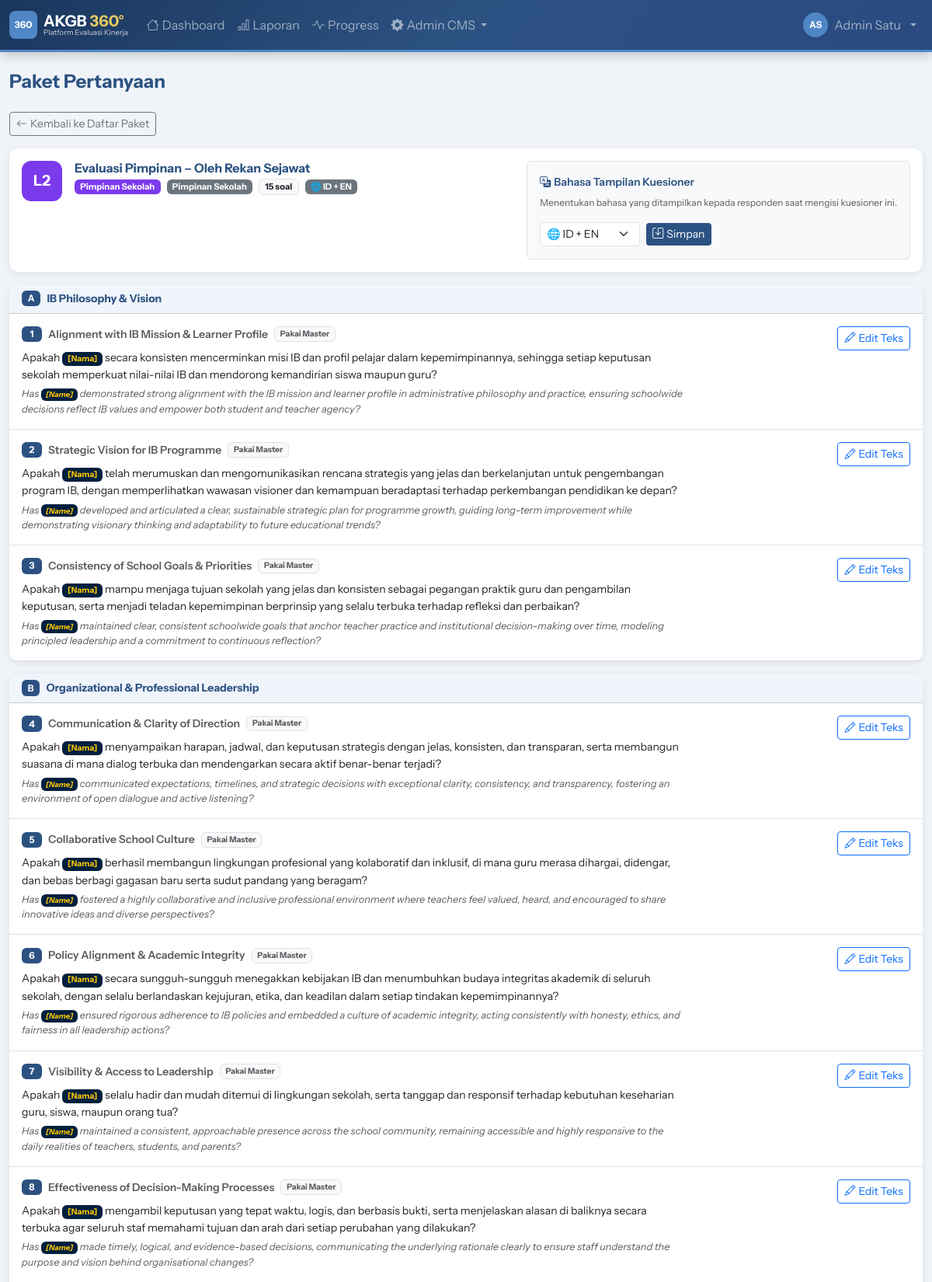
Page /demo/admin/questions_packages.php?pkg=2&et=leader (signed in, upper part) on the committed database.
### tables this page shows
CREATE TABLE `packages` (
  `id` int NOT NULL AUTO_INCREMENT,
  `code` varchar(20) NOT NULL,
  `name` varchar(200) NOT NULL,
  `eval_type_id` int NOT NULL,
  `period_id` int DEFAULT NULL COMMENT 'NULL = template global, ada nilai = terikat periode',
  `respondent_type` varchar(50) NOT NULL,
  `description` text,
  `is_self_reflection` tinyint(1) DEFAULT '0',
  `question_lang` enum('both','id','en') NOT NULL DEFAULT 'both',
  PRIMARY KEY (`id`),
  KEY `eval_type_id` (`eval_type_id`),
  KEY `period_id` (`period_id`),
  CONSTRAINT `packages_ibfk_1` FOREIGN KEY (`eval_type_id`) REFERENCES `eval_types` (`id`),
  CONSTRAINT `packages_ibfk_2` FOREIGN KEY (`period_id`) REFERENCES `eval_periods` (`id`) ON DELETE SET NULL
);

CREATE TABLE `eval_types` (
  `id` int NOT NULL AUTO_INCREMENT,
  `code` varchar(20) NOT NULL,
  `name` varchar(100) NOT NULL,
  PRIMARY KEY (`id`),
  UNIQUE KEY `code` (`code`)
);

CREATE TABLE `package_questions` (
  `id` int NOT NULL AUTO_INCREMENT,
  `package_id` int NOT NULL,
  `question_id` int NOT NULL,
  `question_id_text_override` text COMMENT 'Override teks ID untuk paket ini (NULL = pakai master)',
  `question_en_text_override` text COMMENT 'Override teks EN untuk paket ini (NULL = pakai master)',
  `order_num` int DEFAULT '0',
  PRIMARY KEY (`id`),
  KEY `package_id` (`package_id`),
  KEY `question_id` (`question_id`),
  CONSTRAINT `package_questions_ibfk_1` FOREIGN KEY (`package_id`) REFERENCES `packages` (`id`) ON DELETE CASCADE,
  CONSTRAINT `package_questions_ibfk_2` FOREIGN KEY (`question_id`) REFERENCES `questions` (`id`)
);

CREATE TABLE `standards` (
  `id` int NOT NULL AUTO_INCREMENT,
  `domain_id` int NOT NULL,
  `name` varchar(250) NOT NULL,
  `description` text,
  `extended_description` text,
  `elaboration_id` text,
  `elaboration_en` text,
  `order_num` int DEFAULT '0',
  PRIMARY KEY (`id`),
  KEY `domain_id` (`domain_id`),
  CONSTRAINT `standards_ibfk_1` FOREIGN KEY (`domain_id`) REFERENCES `domains` (`id`)
);

CREATE TABLE `questions` (
  `id` int NOT NULL AUTO_INCREMENT,
  `standard_id` int NOT NULL,
  `question_id_text` text NOT NULL,
  `question_en_text` text NOT NULL,
  PRIMARY KEY (`id`),
  KEY `standard_id` (`standard_id`),
  CONSTRAINT `questions_ibfk_1` FOREIGN KEY (`standard_id`) REFERENCES `standards` (`id`)
);

### public_html/demo/includes/db.php (called while the page is built, shortened)
<?php
class Database {
    private static ?PDO $instance = null;
    public static function getInstance(): PDO {
        if (self::$instance === null) {
            $dsn = "mysql:host=" . DB_HOST . ";dbname=" . DB_NAME . ";charset=" . DB_CHARSET;
            $options = [
                PDO::ATTR_ERRMODE            => PDO::ERRMODE_EXCEPTION,
                PDO::ATTR_DEFAULT_FETCH_MODE => PDO::FETCH_ASSOC,
                PDO::ATTR_EMULATE_PREPARES   => false,
            ];
            try {
                self::$instance = new PDO($dsn, DB_USER, DB_PASS, $options);
            } catch (PDOException $e) {
                die(json_encode(['error' => 'Database connection failed: ' . $e->getMessage()]));
            }
        }
        return self::$instance;
    }
    public static function query(string $sql, array $params = []): PDOStatement {
        $stmt = self::getInstance()->prepare($sql);
        $stmt->execute($params);
        return $stmt;
    }
    public static function fetchAll(string $sql, array $params = []): array {
        return self::query($sql, $params)->fetchAll();
    }
    public static function fetchOne(string $sql, array $params = []): ?array {
        $row = self::query($sql, $params)->fetch();
        return $row ?: null;
    }
}

### public_html/demo/includes/functions.php (called while the page is built, shortened)
<?php
function h(string $s = ''): string {
    return htmlspecialchars($s, ENT_QUOTES, 'UTF-8');
}

### public_html/demo/admin/questions_packages.php (the view, shortened to what this page needs)
<?php
require_once __DIR__ . '/../includes/db.php';
require_once __DIR__ . '/../includes/functions.php';
require_once __DIR__ . '/../includes/layout.php';
$viewPkg  = (int)($_GET['pkg'] ?? 0);
$filterEt = $_GET['et'] ?? '';
$pkgDetail    = null;
$pkgQuestions = [];
if ($viewPkg) {
    $pkgDetail = Database::fetchOne("
        SELECT p.*, et.name as et_name, pw.weight
        FROM packages p
        JOIN eval_types et ON et.id = p.eval_type_id
        LEFT JOIN package_weights pw ON pw.package_id = p.id
        WHERE p.id = ?
    ", [$viewPkg]);
    if ($pkgDetail) {
        $rows = Database::fetchAll("
            SELECT
                pq.id as pq_id, pq.order_num,
                pq.question_id_text_override,
                pq.question_en_text_override,
                q.id as q_id,
                q.question_id_text as master_id,
                q.question_en_text as master_en,
                s.id as s_id, s.name as s_name,
                d.name as d_name, d.code as d_code
            FROM package_questions pq
            JOIN questions q ON pq.question_id = q.id
            JOIN standards s ON q.standard_id = s.id
            JOIN domains d ON s.domain_id = d.id
            WHERE pq.package_id = ?
            ORDER BY pq.order_num
        ", [$viewPkg]);
        $byDomain = [];
        foreach ($rows as $r) {
            $byDomain[$r['d_code']]['name']  = $r['d_name'];
            $byDomain[$r['d_code']]['code']  = $r['d_code'];
            $byDomain[$r['d_code']]['items'][] = $r;
        }
        $pkgQuestions = $byDomain;
    }
}
$respColors = [
    'atasan'        => ['bg'=>'#1040B0','label'=>'Yayasan (YPKBI/YPKTB)'],
    'leader'        => ['bg'=>'#7c3aed','label'=>'Pimpinan Sekolah'],
    'peer'          => ['bg'=>'#6f42c1','label'=>'Rekan Sejawat'],
    'guru'          => ['bg'=>'#0891b2','label'=>'Guru'],
    'ortu'          => ['bg'=>'#d97706','label'=>'Komite Orang Tua'],
    'siswa'         => ['bg'=>'#16a34a','label'=>'OSIS / Siswa'],
    'student_class' => ['bg'=>'#0d9488','label'=>'Murid yang Diajar'],
    'self'          => ['bg'=>'#64748b','label'=>'Self Evaluation'],
];
$langOptions = [
    'both' => ['icon' => '🌐', 'label' => 'ID + EN',    'badge' => 'bg-secondary'],
    'id'   => ['icon' => '🇮🇩', 'label' => 'Indonesia', 'badge' => 'bg-primary'],
    'en'   => ['icon' => '🇬🇧', 'label' => 'English',   'badge' => 'bg-info text-dark'],
];
if ($viewPkg && $pkgDetail):
    $rc          = $respColors[$pkgDetail['respondent_type']] ?? ['bg'=>'#888','label'=>$pkgDetail['respondent_type']];
    $currentLang = $pkgDetail['question_lang'] ?? 'both';
    $lo          = $langOptions[$currentLang] ?? $langOptions['both'];
    $totalSoal   = array_sum(array_map(fn($d) => count($d['items']), $pkgQuestions));
?>
<div class="mb-3">
  <a href="<?= APP_URL ?>/admin/questions_packages.php?et=<?= urlencode($filterEt) ?>"
     class="btn btn-sm btn-outline-secondary">
    <i class="bi bi-arrow-left me-1"></i>Kembali ke Daftar Paket
  </a>
</div>
<div class="card mb-3">
  <div class="card-body py-3">
    <div class="d-flex align-items-start gap-3 flex-wrap">
      <div style="width:52px;height:52px;border-radius:12px;background:<?= $rc['bg'] ?>;display:flex;align-items:center;justify-content:center;color:white;font-size:1.2rem;font-weight:700;flex-shrink:0">
        <?= strtoupper(substr($pkgDetail['code'],0,2)) ?>
      </div>
      <div class="flex-grow-1">
        <h6 class="fw-bold text-navy mb-1"><?= h($pkgDetail['name']) ?></h6>
        <div class="d-flex gap-2 flex-wrap align-items-center">
          <span class="badge" style="background:<?= $rc['bg'] ?>;font-size:.7rem"><?= $rc['label'] ?></span>
          <span class="badge bg-secondary" style="font-size:.7rem"><?= $pkgDetail['et_name'] ?></span>
          <span class="badge bg-light text-dark border" style="font-size:.7rem">
            <?= $totalSoal ?> soal
          </span>
          <span class="badge <?= $lo['badge'] ?>" style="font-size:.7rem">
            <?= $lo['icon'] ?> <?= $lo['label'] ?>
          </span>
        </div>
      </div>
      <div class="border rounded p-3 bg-light" style="min-width:280px">
        <p class="small fw-semibold text-navy mb-2">
          <i class="bi bi-translate me-1"></i>Bahasa Tampilan Kuesioner
        </p>
        <p class="text-muted" style="font-size:.75rem;line-height:1.4">
          Menentukan bahasa yang ditampilkan kepada responden saat mengisi kuesioner ini.
        </p>
        <form method="POST" class="d-flex align-items-center gap-2 mt-2">
          <select name="question_lang" class="form-select form-select-sm" style="width:auto">
            <?php foreach ($langOptions as $val => $opt): ?>
            <option value="<?= $val ?>" <?= $currentLang === $val ? 'selected' : '' ?>>
              <?= $opt['icon'] ?> <?= $opt['label'] ?>
            </option>
            <?php endforeach; ?>
          </select>
          <button type="submit" class="btn btn-sm btn-navy">
            <i class="bi bi-save me-1"></i>Simpan
          </button>
        </form>
      </div>
    </div>
  </div>
</div>
<?php $qNum = 0; foreach ($pkgQuestions as $dCode => $domain): ?>
<div class="card mb-3">
  <div class="card-header py-2 d-flex align-items-center gap-2" style="background:#f0f4fb">
    <span class="badge badge-navy"><?= h($domain['code']) ?></span>
    <strong class="text-navy small"><?= h($domain['name']) ?></strong>
  </div>
  <div class="card-body p-0">
    <?php foreach ($domain['items'] as $q):
      $qNum++;
      $activeId   = $q['question_id_text_override'] ?: $q['master_id'];
      $activeEn   = $q['question_en_text_override'] ?: $q['master_en'];
      $isOverride = !empty($q['question_id_text_override']);
    ?>
    <div class="border-bottom px-3 py-3">
      <div class="row align-items-start">
        <div class="col-md-9">
          <div class="d-flex align-items-center gap-2 mb-2">
            <span class="badge badge-navy" style="min-width:26px"><?= $qNum ?></span>
            <span class="small fw-semibold text-muted"><?= h($q['s_name']) ?></span>
            <?php if ($isOverride): ?>
            <span class="badge bg-warning text-dark" style="font-size:.65rem">Adaptasi Paket</span>
            <?php else: ?>
            <span class="badge bg-light text-muted border" style="font-size:.65rem">Pakai Master</span>
            <?php endif; ?>
          </div>
          <?php if (in_array($currentLang, ['both','id'])): ?>
          <p class="mb-1 small" style="line-height:1.6">
            <?= str_replace('[Nama]','<span class="badge" style="background:#001f3e;color:#ffc901">[Nama]</span>',h($activeId)) ?>
          </p>
          <?php endif; ?>
          <?php if (in_array($currentLang, ['both','en']) && $activeEn): ?>
          <p class="mb-0 text-muted" style="font-size:.8rem;font-style:italic">
            <?= str_replace('[Name]','<span class="badge" style="background:#001f3e;color:#ffc901">[Name]</span>',h($activeEn)) ?>
          </p>
          <?php endif; ?>
        </div>
        <div class="col-md-3 text-md-end mt-2 mt-md-0">
          <button class="btn btn-sm btn-outline-primary"
            data-bs-toggle="modal" data-bs-target="#editPQ<?= $q['pq_id'] ?>">
            <i class="bi bi-pencil me-1"></i>Edit Teks
          </button>
        </div>
      </div>
    </div>
    <?php endforeach; ?>
  </div>
</div>
<?php endforeach; ?>
<?php
endif; ?>

### public_html/demo/assets/css/style.css (style rules this page uses)
:root { --ktb-navy: #2C5282; --ktb-navy-dark: #1A365D; --ktb-navy-light: #2A4A7F; --ktb-blue: #4F86C6; --ktb-blue-light: #6B9FD4; --ktb-blue-dark: #3A6FA8; --ktb-gold: #E2C860; --ktb-gold-light: #EDF2F7; --ktb-sunshade: #ff9a31; --ktb-aqua: #F0F4F8; --ktb-platinum: #C3D9ED; --ktb-gray: #F0F4F8; }
body { background: var(--ktb-aqua); min-height: 100vh; display: flex; flex-direction: column; font-family: 'Instrument Sans', 'Segoe UI', system-ui, sans-serif; }
.text-navy { color: var(--ktb-navy) !important; }
.card { border: none; box-shadow: 0 2px 10px rgba(0,0,0,.08); border-radius: 12px; }
.card-header { background: var(--ktb-navy); color: white; border-radius: 12px 12px 0 0 !important; font-weight: 600; }
.btn-navy { background: var(--ktb-navy); color: white; border: none; }
.badge-navy { background: var(--ktb-navy); color: white; }

### rows in the picture
packages: code "L2", name "Evaluasi Pimpinan – Oleh Rekan Sejawat", respondent_type "Pimpinan Sekolah", eval_type.name "Pimpinan Sekolah", question_lang "ID + EN", question_lang "🌐 ID + EN"
package_questions: standards.name "Alignment with IB Mission & Learner Profile", shows "Pakai Master", question_id_text_override.question_id_text "Apakah [Nama] secara konsisten mencerminkan misi IB dan profil pelajar dalam kepemimpinannya, sehingga setiap keputusan sekolah memperkuat nilai-nilai IB dan mendorong kemandirian siswa maupun guru?", question_en_text_override.question_en_text "Has [Name] demonstrated strong alignment with the IB mission and learner profile in administrative philosophy and practice, ensuring schoolwide decisions reflect IB values and empower both student and teacher agency?"
package_questions: standards.name "Strategic Vision for IB Programme", shows "Pakai Master", question_id_text_override.question_id_text "Apakah [Nama] telah merumuskan dan mengomunikasikan rencana strategis yang jelas dan berkelanjutan untuk pengembangan program IB, dengan memperlihatkan wawasan visioner dan kemampuan beradaptasi terhadap perkembangan pendidikan ke depan?", question_en_text_override.question_en_text "Has [Name] developed and articulated a clear, sustainable strategic plan for programme growth, guiding long-term improvement while demonstrating visionary thinking and adaptability to future educational trends?"
package_questions: standards.name "Consistency of School Goals & Priorities", shows "Pakai Master", question_id_text_override.question_id_text "Apakah [Nama] mampu menjaga tujuan sekolah yang jelas dan konsisten sebagai pegangan praktik guru dan pengambilan keputusan, serta menjadi teladan kepemimpinan berprinsip yang selalu terbuka terhadap refleksi dan perbaikan?", question_en_text_override.question_en_text "Has [Name] maintained clear, consistent schoolwide goals that anchor teacher practice and institutional decision-making over time, modeling principled leadership and a commitment to continuous reflection?"
package_questions: standards.name "Communication & Clarity of Direction", shows "Pakai Master", question_id_text_override.question_id_text "Apakah [Nama] menyampaikan harapan, jadwal, dan keputusan strategis dengan jelas, konsisten, dan transparan, serta membangun suasana di mana dialog terbuka dan mendengarkan secara aktif benar-benar terjadi?", question_en_text_override.question_en_text "Has [Name] communicated expectations, timelines, and strategic decisions with exceptional clarity, consistency, and transparency, fostering an environment of open dialogue and active listening?"
package_questions: standards.name "Collaborative School Culture", shows "Pakai Master", question_id_text_override.question_id_text "Apakah [Nama] berhasil membangun lingkungan profesional yang kolaboratif dan inklusif, di mana guru merasa dihargai, didengar, dan bebas berbagi gagasan baru serta sudut pandang yang beragam?", question_en_text_override.question_en_text "Has [Name] fostered a highly collaborative and inclusive professional environment where teachers feel valued, heard, and encouraged to share innovative ideas and diverse perspectives?"
package_questions: standards.name "Policy Alignment & Academic Integrity", shows "Pakai Master", question_id_text_override.question_id_text "Apakah [Nama] secara sungguh-sungguh menegakkan kebijakan IB dan menumbuhkan budaya integritas akademik di seluruh sekolah, dengan selalu berlandaskan kejujuran, etika, dan keadilan dalam setiap tindakan kepemimpinannya?", question_en_text_override.question_en_text "Has [Name] ensured rigorous adherence to IB policies and embedded a culture of academic integrity, acting consistently with honesty, ethics, and fairness in all leadership actions?"
package_questions: standards.name "Visibility & Access to Leadership", shows "Pakai Master", question_id_text_override.question_id_text "Apakah [Nama] selalu hadir dan mudah ditemui di lingkungan sekolah, serta tanggap dan responsif terhadap kebutuhan keseharian guru, siswa, maupun orang tua?", question_en_text_override.question_en_text "Has [Name] maintained a consistent, approachable presence across the school community, remaining accessible and highly responsive to the daily realities of teachers, students, and parents?"
package_questions: standards.name "Effectiveness of Decision-Making Processes", shows "Pakai Master", question_id_text_override.question_id_text "Apakah [Nama] mengambil keputusan yang tepat waktu, logis, dan berbasis bukti, serta menjelaskan alasan di baliknya secara terbuka agar seluruh staf memahami tujuan dan arah dari setiap perubahan yang dilakukan?", question_en_text_override.question_en_text "Has [Name] made timely, logical, and evidence-based decisions, communicating the underlying rationale clearly to ensure staff understand the purpose and vision behind organisational changes?"

### other values in the picture
$initials "AS"
$name "Admin Satu"
$title "Paket Pertanyaan"
$totalSoal "15"
$domain['code'] "A"
$domain['name'] "IB Philosophy & Vision"
$domain['code'] "B"
$domain['name'] "Organizational & Professional Leadership"
